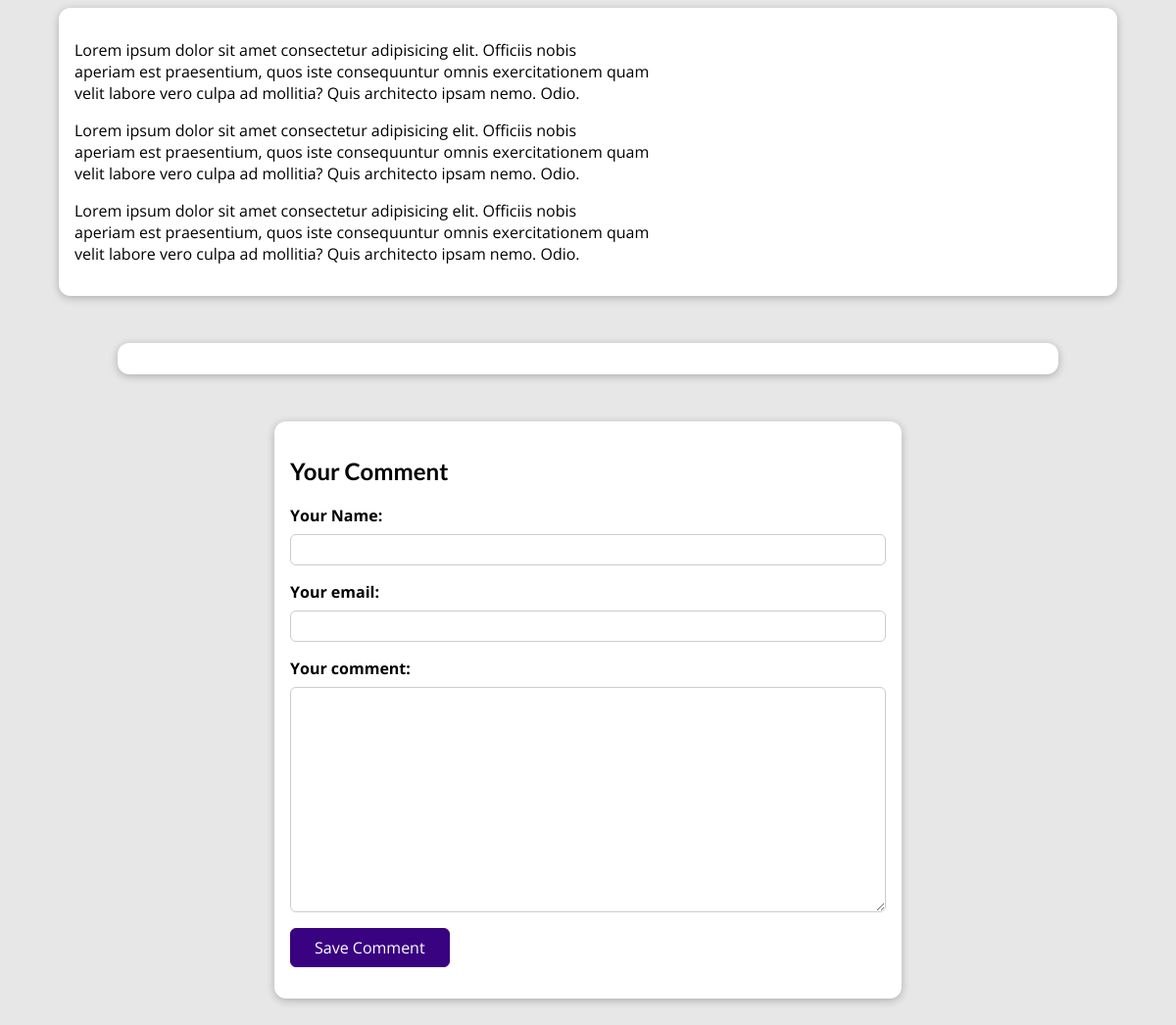
/posts/mountain-hiking (lower part), run on an earlier commit of the app's database.
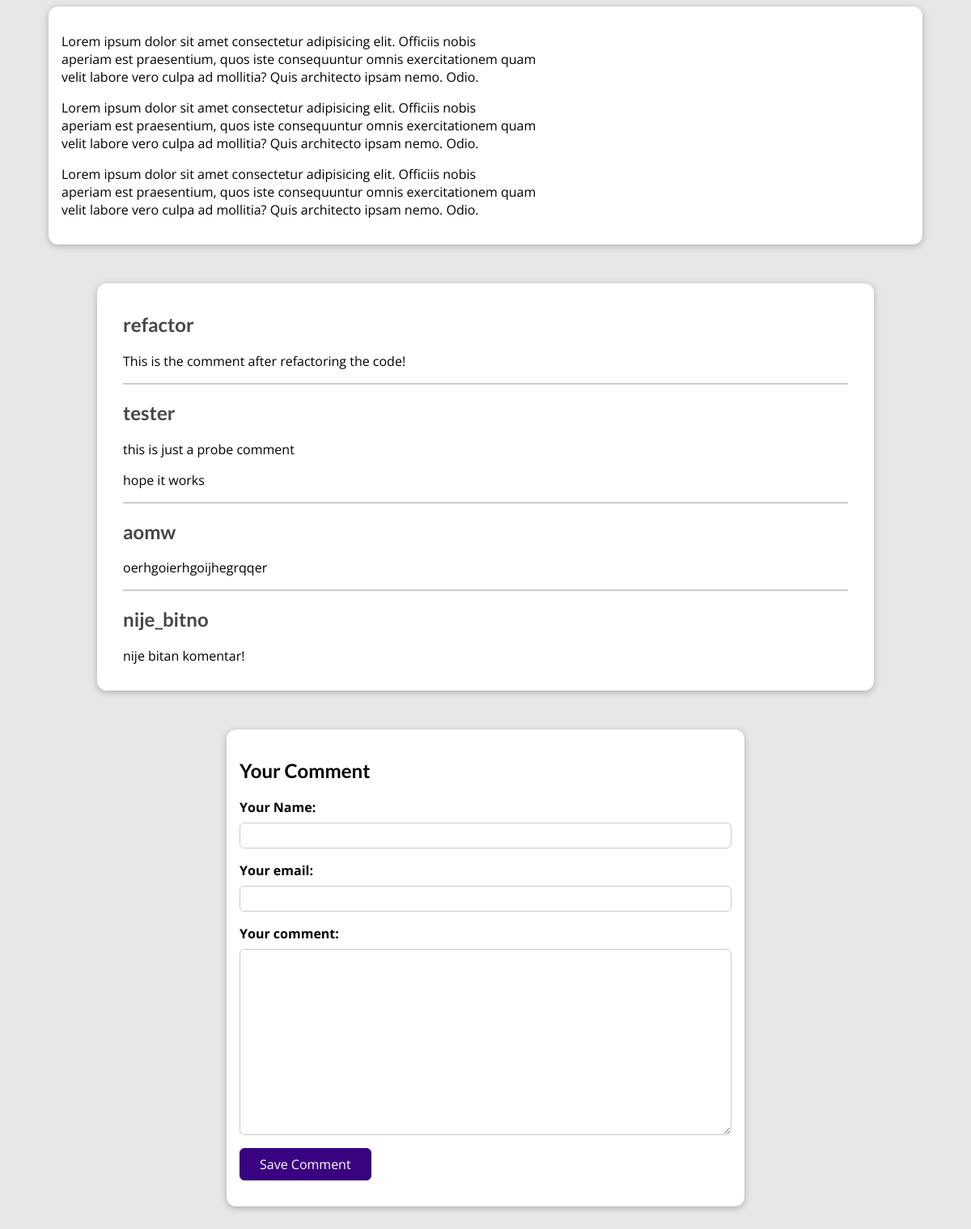
And on a later commit of the database.
### blog/models.py (models this page shows, shortened)
class Post(models.Model):
    title = models.CharField(max_length=200)
    excerpt = models.TextField(default='', null=False, max_length=200)
    image = models.ImageField(upload_to="posts", null=True)
    date = models.DateTimeField(verbose_name='date')
    slug = models.SlugField(unique=True, max_length=30, default='', null=False)
    content = models.TextField(validators=[MinLengthValidator(10), MaxLengthValidator(2000)])
    author = models.ForeignKey(Author, null=False, on_delete=models.RESTRICT, related_name='posts')
    tags = models.ManyToManyField(Tag)

class Comment(models.Model):
    user_name = models.CharField(max_length=100)
    user_email = models.EmailField()
    text = models.TextField(max_length=400)
    post = models.ForeignKey(Post, null=True, on_delete=models.CASCADE, related_name='comments')

### blog/views.py (the view, shortened to what this page needs)
# urls.py: path('posts/<slug:slug>', views.IndividualPostView.as_view(), name='individual_post'),
class IndividualPostView(View):
    def get(self, request, slug):
        context = self.get_context(request, slug, comment_form=CommentForm())
        return render(request, 'blog/post_detail.html', context)
    @staticmethod
    def is_stored_post(request, post_id):
        stored_posts = request.session.get('stored_posts')
        if stored_posts is not None:
            is_saved_for_later = post_id in stored_posts
        else:
            is_saved_for_later = False
        return is_saved_for_later
    def get_context(self, request, slug, comment_form):
        post = Post.objects.get(slug=slug)
        context = {
            'post': post,
            'tags': post.tags.all(),
            'comment_form': comment_form,
            'comments': post.comments.all().order_by('-id'),
            'saved_for_later': self.is_stored_post(request, post.id)
        }
        return context

### blog/forms.py
class CommentForm(forms.ModelForm):
    class Meta:
        model = Comment
        exclude = ['post']
        labels = {
            'user_name': 'Your Name',
            'user_email': 'Your email',
            'text': 'Your comment'
        }

### blog/models.py (called while the page is built)
    def __str__(self):
        return f'{self.first_name} {self.last_name}'

### blog/templates/blog/post_detail.html (shortened to what this page needs)
{% extends 'base.html' %}
{% load static %}
{% block css_files %}
    <link rel="stylesheet" href="{% static 'blog/post_detail.css' %}"/>
{% endblock %}
{% block content %}
    <main>
        {{ post.content|linebreaks }}
    </main>
    <section id="comments">
        <ul>
            {% for comment in comments %}
                <li>
                    <h2>{{ comment.user_name }}</h2>
                    <p>{{ comment.text|linebreaks }}</p>
                </li>
            {% endfor %}
        </ul>
    </section>
    <section id="comment-form">
        <h2>Your Comment</h2>
        <form action="{% url 'individual_post' post.slug %}" method="POST">
            {% for form_field in comment_form %}
                <div class="form-control {% if form_field.errors %}invalid{% endif %}">
                    {{ form_field.label_tag }}
                    {{ form_field }}
                </div>
            {% endfor %}
            <button>Save Comment</button>
        </form>
    </section>
{% endblock %}

### templates/base.html (shortened to what this page needs)
{% load static %}
<html lang="en">
    <head>
        <link rel="stylesheet" href="{% static 'app.css' %}"/>
        {% block css_files %}{% endblock %}
    </head>
    <body>
        {% block content %}
        {% endblock %}
    </body>
</html>

### static/app.css (style rules this page uses)
* { box-sizing: border-box; }
html { font-family: 'Open Sans', 'Lato', sans-serif; }
body { margin: 0; }
h1, h2, h3 { font-family: 'Lato', sans-serif; font-weight: bold; }

### blog/static/blog/post_detail.css (style rules this page uses)
body { background-color: #e7e7e7; }
main { width: 90%; max-width: 90rem; margin: 3rem auto; background-color: white; padding: 1rem; border-radius: 12px; box-shadow: 0 2px 8px rgba(0, 0, 0, 0.25); }
#comment-form { margin: 3rem auto; width: 90%; max-width: 40rem; border-radius: 12px; background-color: white; box-shadow: 0 2px 8px rgba(0, 0, 0, 0.25); padding: 1rem; }
#comment-form button { font: inherit; background-color: #390281; color: white; border: 1px solid #390281; padding: 0.5rem 1.5rem; border-radius: 6px; cursor: pointer; }
.form-control { margin-bottom: 1rem; }
.form-control label { font-weight: bold; margin-bottom: 0.5rem; display: block; }
.form-control input, .form-control textarea { display: block; width: 100%; font: inherit; padding: 0.25rem; border-radius: 6px; border: 1px solid #ccc; }
#comments { margin: 3rem auto; width: 90%; max-width: 60rem; border-radius: 12px; background-color: white; box-shadow: 0 2px 8px rgba(0, 0, 0, 0.25); padding: 1rem 2rem; }
#comments ul { list-style: none; margin: 0; padding: 0; }
#comments li { margin-bottom: 1rem; border-bottom: 2px solid #ccc; }
#comments li:last-of-type { border-bottom: none; }
#comments h2 { color: #464646; }

What changed in the data, as far as the page shows it:
added Comment: user_name "refactor", text "This is the comment after refactoring the code!"
added Comment: user_name "tester", text "this is just a probe comment hope it works"
added Comment: user_name "aomw", text "oerhgoierhgoijhegrqqer"
added Comment: user_name "nije_bitno", text "nije bitan komentar!"
